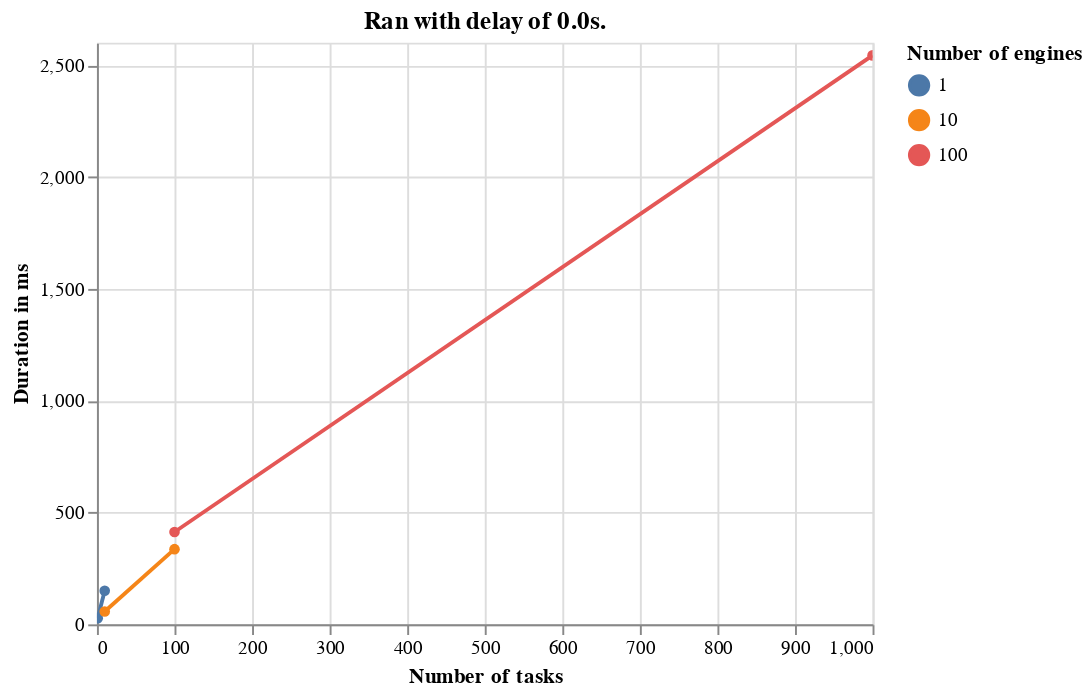
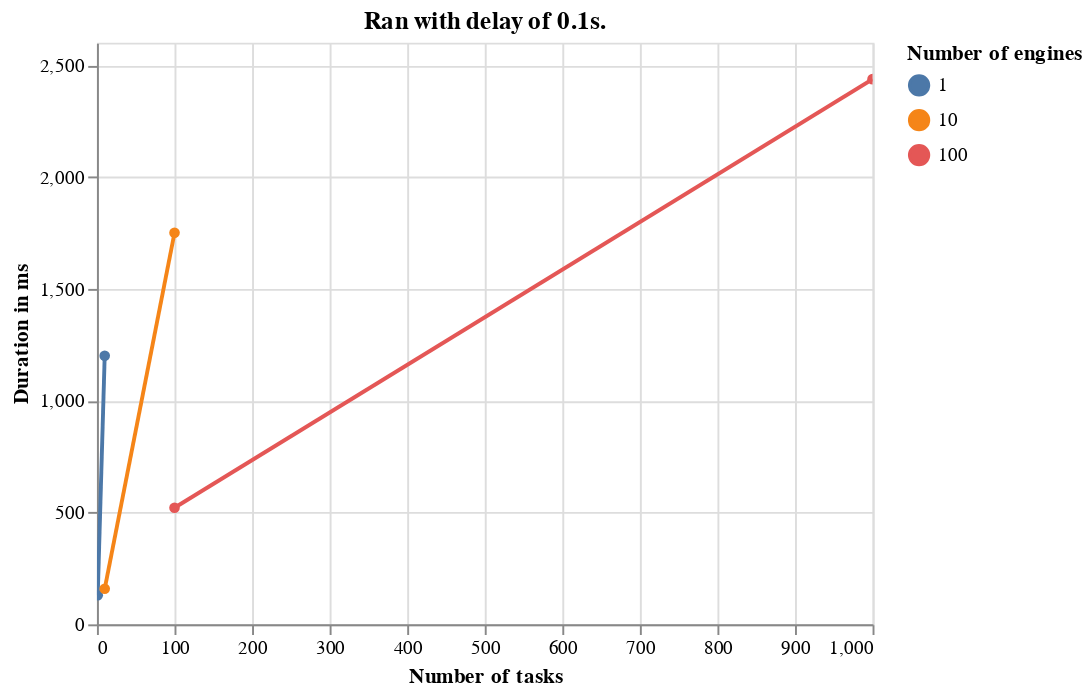
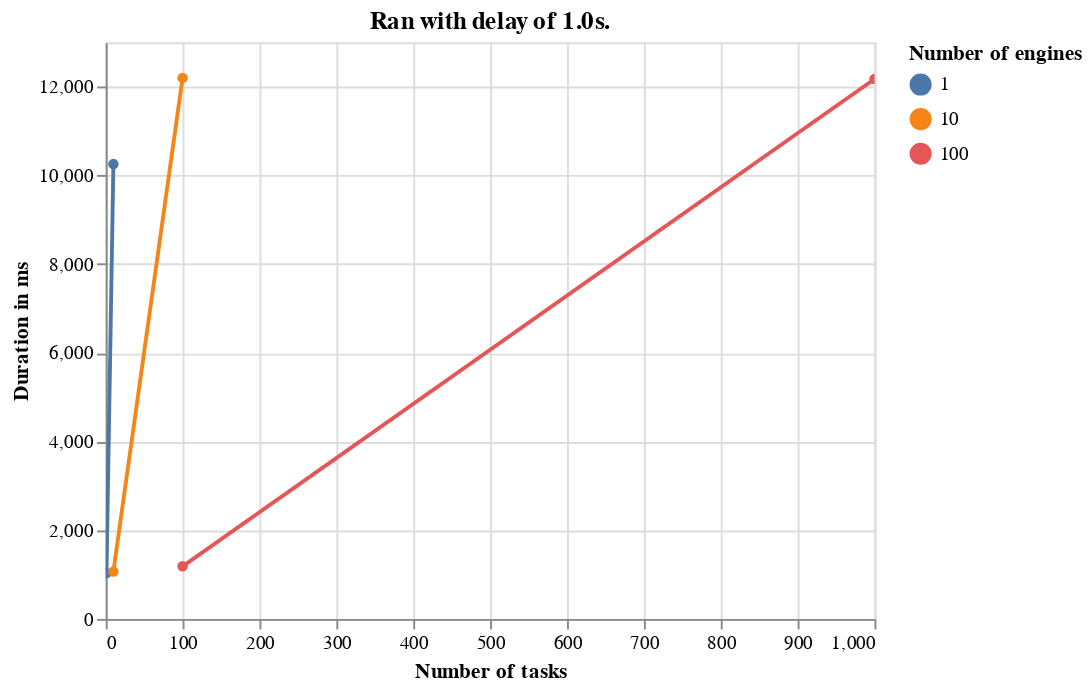
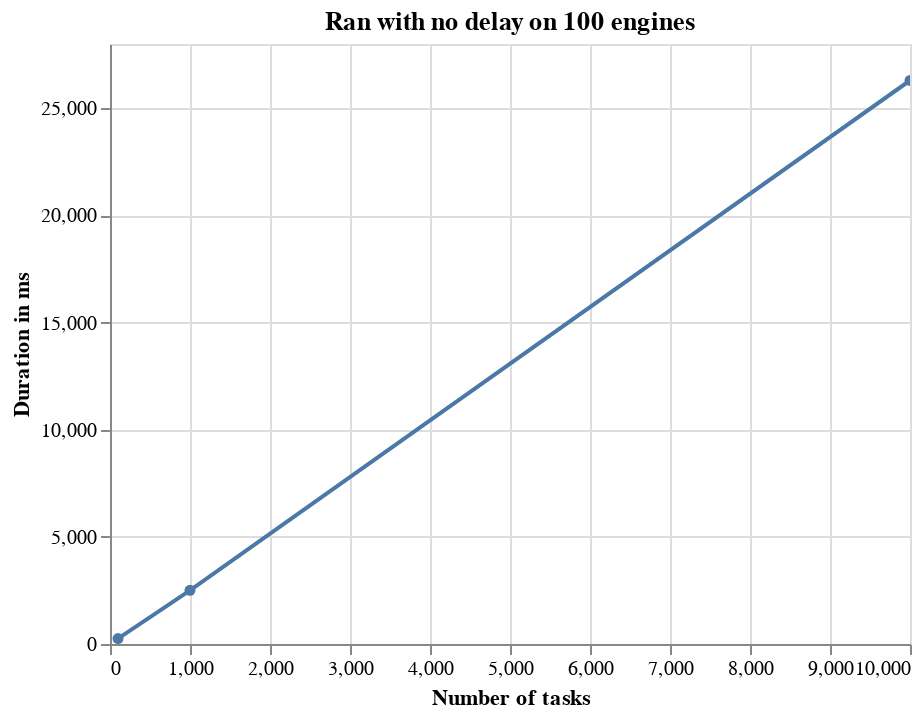

Source (notebook cell) for these figures, in order:
### Code cell
for benchmark_run in benchmark_results.values():
    display(Markdown(f'### Results ran on {benchmark_run.date.date()}: ###'))
    datasource = {}
    for benchmark_name, results in benchmark_run.results_dict.items():
        if not 'time_n_tasks' in benchmark_name or 'NoDelay' in benchmark_name:
            continue
        number_of_engines = int(re.findall('\d+', benchmark_name)[0])
        for duration, tasks_num, delay in\
            [(result.duration_in_ms, result.number_of_tasks, seconds_to_ms(result.delay)) for result in results]:
            if not delay in datasource:
                datasource[delay] = { 'Duration in ms': [], 'Number of tasks': [], 'Number of engines': [] }
            datasource[delay]['Duration in ms'].append(duration)
            datasource[delay]['Number of tasks'].append(tasks_num)
            datasource[delay]['Number of engines'].append(number_of_engines)
    for delay, results_for_delay in datasource.items():            
        data = pd.DataFrame(results_for_delay)
        data
        alt.Chart(data).mark_line(point=True).encode(
            x='Number of tasks',
            y='Duration in ms',
            color='Number of engines:N',
            tooltip='Duration in ms'            
        ).properties(title=f'Ran with delay of {ms_to_seconds(delay)}s.').interactive()
    durations = []
    tasks = []
    for result in benchmark_run.results_dict['overhead_latency.Engines100NoDelay.time_n_tasks']:
        if result.failed:
            continue
        durations.append(result.duration_in_ms)
        tasks.append(result.number_of_tasks)
    data = pd.DataFrame({
        'Number of tasks': tasks,
        'Duration in ms': durations
    })
    data
    alt.Chart(data).mark_line(point=True).encode(
        x='Number of tasks',
        y='Duration in ms',
        tooltip='Duration in ms'            
        ).properties(title='Ran with no delay on 100 engines').interactive()

### Figure 1 — Vega-Lite specification as saved in the notebook (floating-point values rounded to 4 significant figures)
{"$schema": "https://vega.github.io/schema/vega-lite/v2.6.0.json", "config": {"view": {"height": 300, "width": 400}}, "data": {"name": "data-9621f287c316ed0b20a460020a2f743b"}, "datasets": {"data-9621f287c316ed0b20a460020a2f743b": [{"Duration in ms": 27.84, "Number of engines": 1, "Number of tasks": 1}, {"Duration in ms": 150.2, "Number of engines": 1, "Number of tasks": 10}, {"Duration in ms": 57.62, "Number of engines": 10, "Number of tasks": 10}, {"Duration in ms": 336.1, "Number of engines": 10, "Number of tasks": 100}, {"Duration in ms": 412.7, "Number of engines": 100, "Number of tasks": 100}, {"Duration in ms": 2543.0, "Number of engines": 100, "Number of tasks": 1000}]}, "encoding": {"color": {"field": "Number of engines", "type": "nominal"}, "tooltip": {"field": "Duration in ms", "type": "quantitative"}, "x": {"field": "Number of tasks", "type": "quantitative"}, "y": {"field": "Duration in ms", "type": "quantitative"}}, "mark": {"point": true, "type": "line"}, "selection": {"selector057": {"bind": "scales", "encodings": ["x", "y"], "mark": {"fill": "#333", "fillOpacity": 0.125, "stroke": "white"}, "on": "[mousedown, window:mouseup] > window:mousemove!", "resolve": "global", "translate": "[mousedown, window:mouseup] > window:mousemove!", "type": "interval", "zoom": "wheel!"}}, "title": "Ran with delay of 0.0s."}

### Figure 2 — Vega-Lite specification as saved in the notebook (floating-point values rounded to 4 significant figures)
{"$schema": "https://vega.github.io/schema/vega-lite/v2.6.0.json", "config": {"view": {"height": 300, "width": 400}}, "data": {"name": "data-30bc07aca3aa661a34771a243a3aba41"}, "datasets": {"data-30bc07aca3aa661a34771a243a3aba41": [{"Duration in ms": 130.2, "Number of engines": 1, "Number of tasks": 1}, {"Duration in ms": 1200.0, "Number of engines": 1, "Number of tasks": 10}, {"Duration in ms": 159.1, "Number of engines": 10, "Number of tasks": 10}, {"Duration in ms": 1750, "Number of engines": 10, "Number of tasks": 100}, {"Duration in ms": 521.2, "Number of engines": 100, "Number of tasks": 100}, {"Duration in ms": 2437, "Number of engines": 100, "Number of tasks": 1000}]}, "encoding": {"color": {"field": "Number of engines", "type": "nominal"}, "tooltip": {"field": "Duration in ms", "type": "quantitative"}, "x": {"field": "Number of tasks", "type": "quantitative"}, "y": {"field": "Duration in ms", "type": "quantitative"}}, "mark": {"point": true, "type": "line"}, "selection": {"selector058": {"bind": "scales", "encodings": ["x", "y"], "mark": {"fill": "#333", "fillOpacity": 0.125, "stroke": "white"}, "on": "[mousedown, window:mouseup] > window:mousemove!", "resolve": "global", "translate": "[mousedown, window:mouseup] > window:mousemove!", "type": "interval", "zoom": "wheel!"}}, "title": "Ran with delay of 0.1s."}

### Figure 3 — Vega-Lite specification as saved in the notebook (floating-point values rounded to 4 significant figures)
{"$schema": "https://vega.github.io/schema/vega-lite/v2.6.0.json", "config": {"view": {"height": 300, "width": 400}}, "data": {"name": "data-122a80f365ad4ac57a7789e34ebf3890"}, "datasets": {"data-122a80f365ad4ac57a7789e34ebf3890": [{"Duration in ms": 1031.0, "Number of engines": 1, "Number of tasks": 1}, {"Duration in ms": 10250.0, "Number of engines": 1, "Number of tasks": 10}, {"Duration in ms": 1066.0, "Number of engines": 10, "Number of tasks": 10}, {"Duration in ms": 12200.0, "Number of engines": 10, "Number of tasks": 100}, {"Duration in ms": 1185.0, "Number of engines": 100, "Number of tasks": 100}, {"Duration in ms": 12170.0, "Number of engines": 100, "Number of tasks": 1000}]}, "encoding": {"color": {"field": "Number of engines", "type": "nominal"}, "tooltip": {"field": "Duration in ms", "type": "quantitative"}, "x": {"field": "Number of tasks", "type": "quantitative"}, "y": {"field": "Duration in ms", "type": "quantitative"}}, "mark": {"point": true, "type": "line"}, "selection": {"selector059": {"bind": "scales", "encodings": ["x", "y"], "mark": {"fill": "#333", "fillOpacity": 0.125, "stroke": "white"}, "on": "[mousedown, window:mouseup] > window:mousemove!", "resolve": "global", "translate": "[mousedown, window:mouseup] > window:mousemove!", "type": "interval", "zoom": "wheel!"}}, "title": "Ran with delay of 1.0s."}

### Figure 4 — Vega-Lite specification as saved in the notebook (floating-point values rounded to 4 significant figures)
{"$schema": "https://vega.github.io/schema/vega-lite/v2.6.0.json", "config": {"view": {"height": 300, "width": 400}}, "data": {"name": "data-55f0b33dd7bc0b56d7a85a16c0a5c730"}, "datasets": {"data-55f0b33dd7bc0b56d7a85a16c0a5c730": [{"Duration in ms": 254.0, "Number of tasks": 100}, {"Duration in ms": 2504.0, "Number of tasks": 1000}, {"Duration in ms": 26300.0, "Number of tasks": 10000}]}, "encoding": {"tooltip": {"field": "Duration in ms", "type": "quantitative"}, "x": {"field": "Number of tasks", "type": "quantitative"}, "y": {"field": "Duration in ms", "type": "quantitative"}}, "mark": {"point": true, "type": "line"}, "selection": {"selector060": {"bind": "scales", "encodings": ["x", "y"], "mark": {"fill": "#333", "fillOpacity": 0.125, "stroke": "white"}, "on": "[mousedown, window:mouseup] > window:mousemove!", "resolve": "global", "translate": "[mousedown, window:mouseup] > window:mousemove!", "type": "interval", "zoom": "wheel!"}}, "title": "Ran with no delay on 100 engines"}
